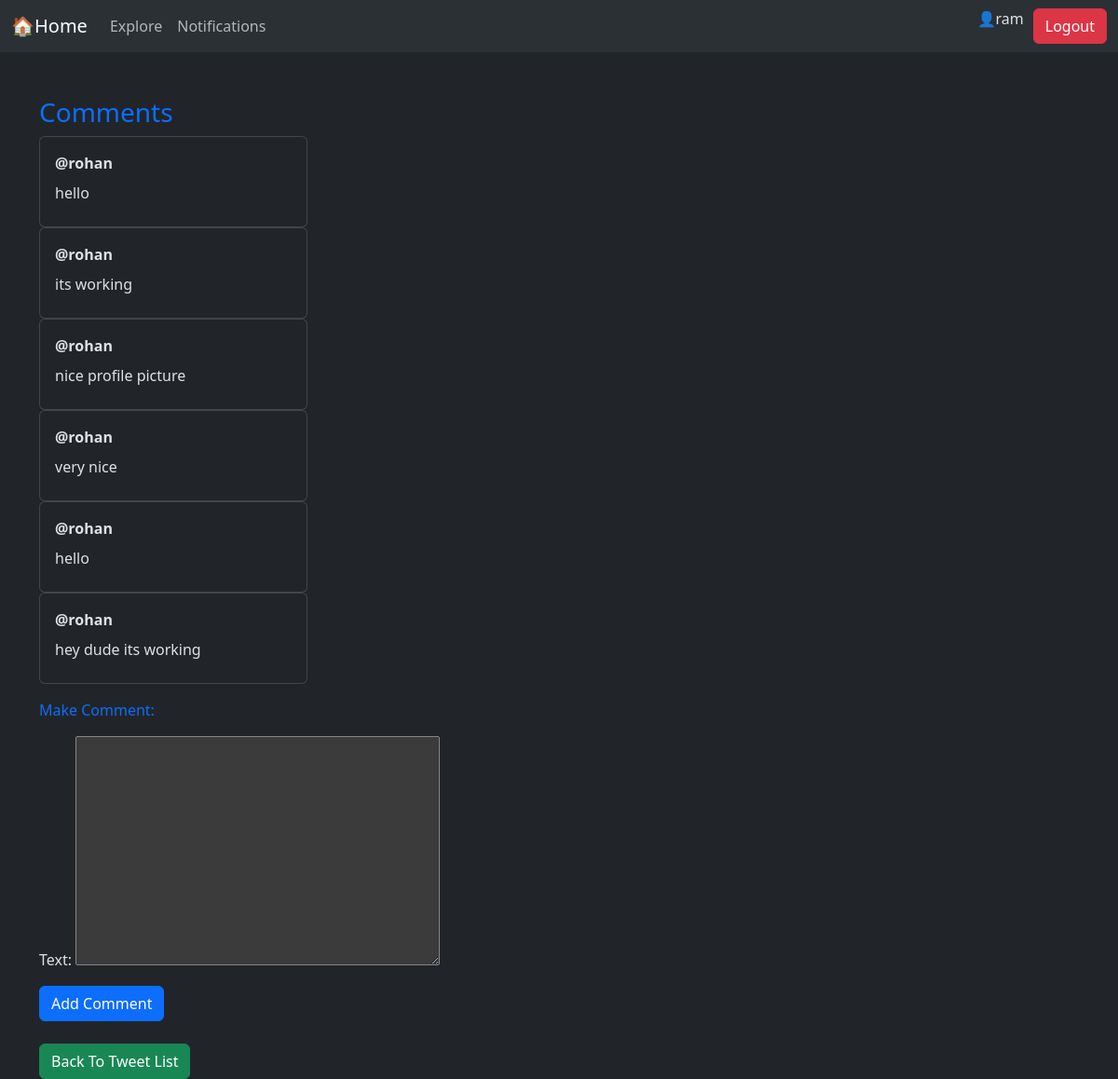
Page /12/comments/ (signed in) on the committed database.
### tweet/models.py (models this page shows, shortened)
class Comments(models.Model):
    user=models.ForeignKey(User, on_delete=models.CASCADE, related_name='comments')
    tweet=models.ForeignKey(Tweet, on_delete=models.CASCADE, related_name='comments')
    text= models.TextField(max_length=200)
    created_at=models.DateTimeField(auto_now_add=True)

### tweet/views.py (the view)
# urls.py: path('<int:tweet_id>/comments/', views.comments_view, name='comments_view'),
def comments_view(request, tweet_id):
    tweet= get_object_or_404(Tweet, pk=tweet_id)
    comments= tweet.comments.all()# comments is a reverse manaager generated by Django because of the foreign key relationship.
    form= CommentsForm()
    return render(request, 'comments.html', {'tweet': tweet, 'comments': comments, 'form': form})

### tweet/forms.py
class CommentsForm(forms.ModelForm):
    class Meta:
        model=Comments
        fields=['text']

### tweet/templates/comments.html (shortened to what this page needs)
{% extends "base.html" %}
{% block content %}
<h3 class="text text-primary mt-5">Comments</h3>
{% if comments %}
 {% for comment in comments %}
<div class="card" style="width: 18rem;">
  <div class="card-body mb-2">
    <strong>@{{comment.user.username}}</strong>
    <p class="card-text mt-2">{{comment.text}}</p>
  </div>
</div>
{% endfor %}
 {% endif %}
<form method="post" enctype="multipart/form-data" name="comment_form"
 action="{% url 'make_comment' tweet.id %}">
    <label class="form-label mt-3 mb-3 text text-primary" for="">Make Comment:</label>{{form.as_p}}
    <button class="btn btn-primary" type="submit">Add Comment</button>
</form>
<a href="{% url 'tweet_list' %}" class="btn btn-success mt-4">Back To Tweet List</a>
{% endblock  %}

### templates/base.html (shortened to what this page needs)
{% load static %}
<!DOCTYPE html>
<html lang="en" data-bs-theme="dark">
<head>
    <link href="https://cdn.jsdelivr.net/npm/bootstrap@5.3.8/dist/css/bootstrap.min.css"
        rel="stylesheet"
>
</head>
<body>
    <nav class="navbar navbar-expand-lg bg-body-tertiary">
  <div class="container-fluid">
    <a class="navbar-brand" href="{% url 'tweet_list' %}">🏠Home</a>
    <div class="collapse navbar-collapse" id="navbarSupportedContent">
      <ul class="navbar-nav me-auto mb-2 mb-lg-0">
        <li class="nav-item">
          <a class="nav-link" href="#">Explore</a>
        </li>
        <li class="nav-item">
          <a class="nav-link" href="#">
            Notifications
          </a>
        </li>
      </ul>
       {% if user.is_authenticated %}
        <p>👤{{user.username}}</p>
        <form action="{% url 'logout' %}" method="post">
        <button class="btn btn-danger" type="submit" style="margin-left: 10px;">Logout</button>
      </form>
      {% else %}
      <a href="{% url 'register' %}" class="btn btn-success" style="margin-left: 10px;">Register</a>
      <a href="{% url 'login' %}" class="btn btn-primary" style="margin-left: 10px;">Login</a>
      {% endif %}
    </div>
  </div>
</nav>
  <div class="container">
        {% block content %}{% endblock %}
    </div>
</body>
</html>

### rows in the picture
Comments: user.username "rohan", text "hello"
Comments: user.username "rohan", text "its working"
Comments: user.username "rohan", text "nice profile picture"
Comments: user.username "rohan", text "very nice"
Comments: user.username "rohan", text "hello"
Comments: user.username "rohan", text "hey dude its working"

### other values in the picture
{{ user.username }} "ram"
